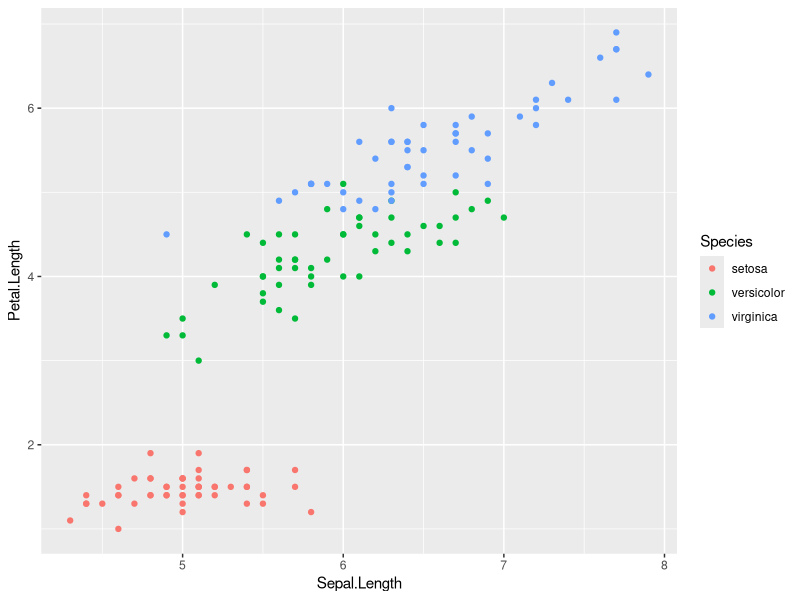
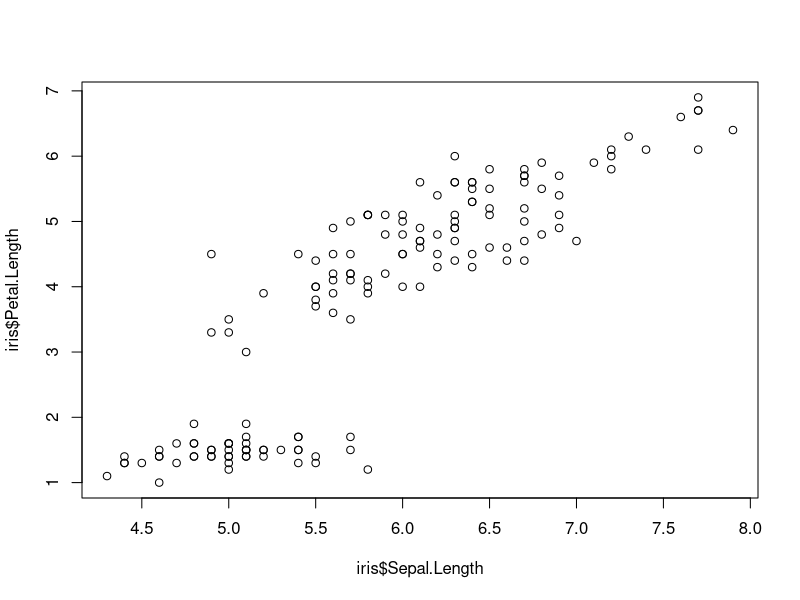

The R source for these figures, in order:
library()
install.packages("ggplot2")
library(ggplot2)
qplot(Sepal.Length, Petal.Length, data = iris, color = Species)
plot(iris$Sepal.Length, iris$Petal.Length)